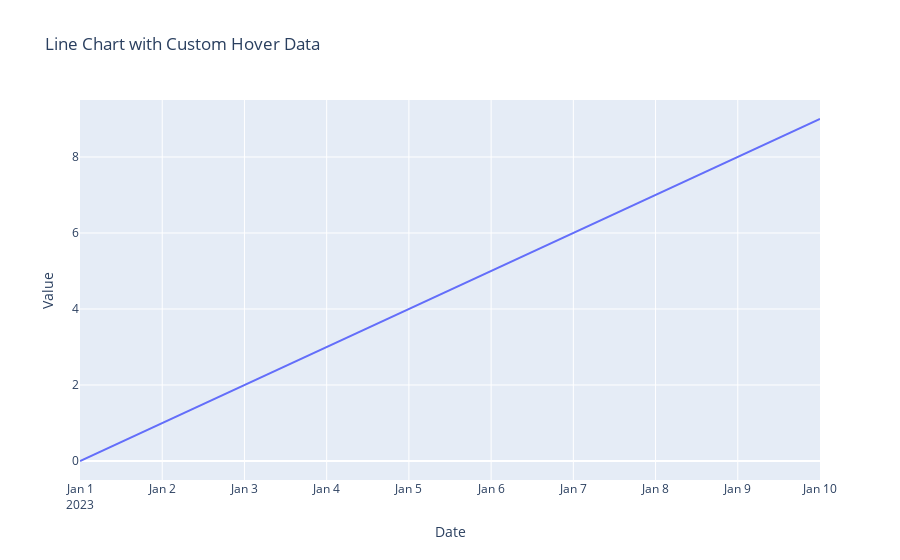

The code cell stored with this chart in its notebook:
### Code cell
import plotly.express as px
import pandas as pd

# Sample data
data = {
    'record_date': pd.date_range(start='2023-01-01', periods=10, freq='D'),
    'value': range(10)
}
df = pd.DataFrame(data)
df.set_index('record_date', inplace=True)

# Reset index to make 'record_date' a column again
df = df.reset_index()

# Plotting with custom hover data format
fig = px.line(df, x='record_date', y='value', labels={'value': 'Value', 'record_date': 'Date'},
              title='Line Chart with Custom Hover Data')

# Customize the hover template
fig.update_traces(hovertemplate='Date: %{x|%Y-%m-%d}<br>Value: %{y}')

fig.show()

### Figure 1 — Plotly figure (JSON) as saved in the notebook; plotly's stock layout.template omitted (floating-point values rounded to 4 significant figures)
{"data": [{"hovertemplate": "Date: %{x|%Y-%m-%d}<br>Value: %{y}", "legendgroup": "", "line": {"color": "#636efa", "dash": "solid"}, "marker": {"symbol": "circle"}, "mode": "lines", "name": "", "orientation": "v", "showlegend": false, "type": "scatter", "x": ["2023-01-01T00:00:00", "2023-01-02T00:00:00", "2023-01-03T00:00:00", "2023-01-04T00:00:00", "2023-01-05T00:00:00", "2023-01-06T00:00:00", "2023-01-07T00:00:00", "2023-01-08T00:00:00", "2023-01-09T00:00:00", "2023-01-10T00:00:00"], "xaxis": "x", "y": [0, 1, 2, 3, 4, 5, 6, 7, 8, 9], "yaxis": "y"}], "layout": {"legend": {"tracegroupgap": 0}, "title": {"text": "Line Chart with Custom Hover Data"}, "xaxis": {"anchor": "y", "domain": [0, 1], "title": {"text": "Date"}}, "yaxis": {"anchor": "x", "domain": [0, 1], "title": {"text": "Value"}}}}
